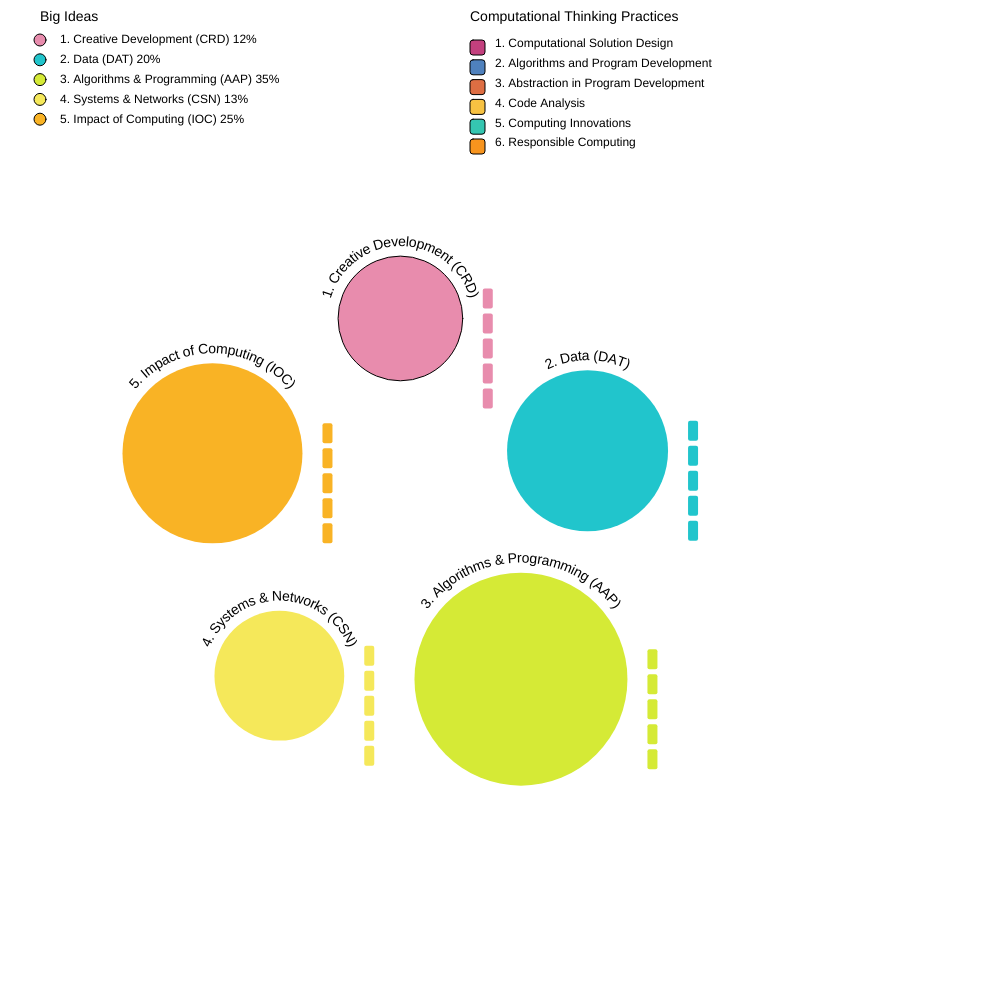
Frame 1 (no input)
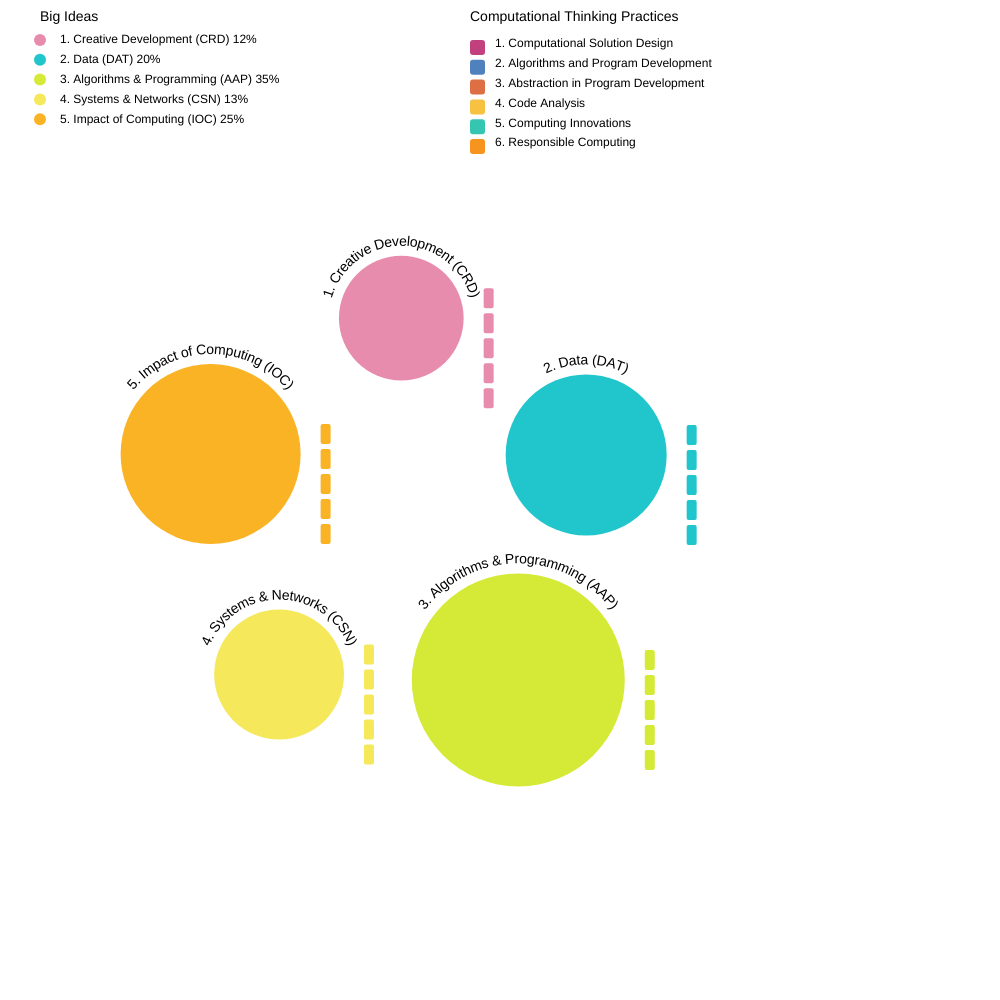
Frame 60 (no input)
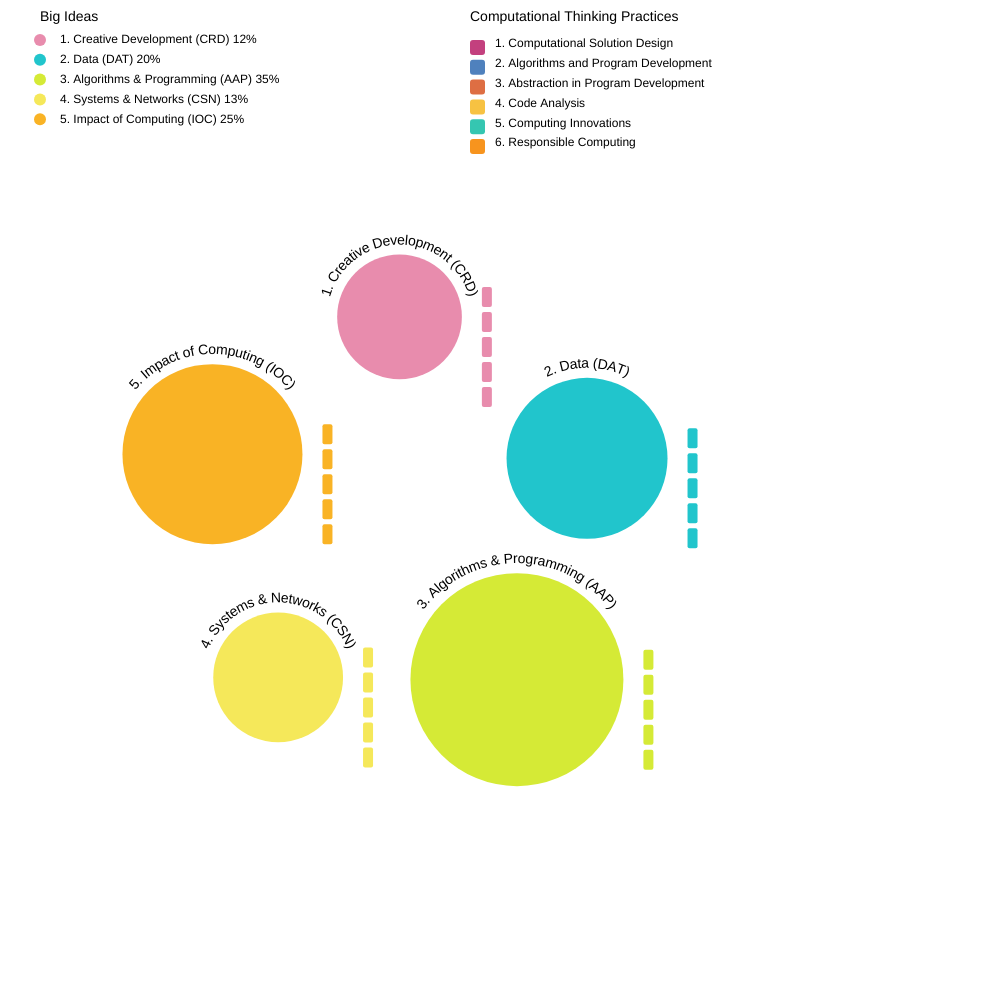
Frame 120 (the mouse pressed at the canvas centre since frame 60)

The p5.js sketch that drew these frames (run headless with seeded random() and noise() and a simulated clock; from frame 60 on, the mouse is pressed at the canvas centre):

// p5.js sketch
// ── sketch.js
let bigIdeas = [
  { number: 1, label: "Creative Development", acronym: "CRD", weight: 12, color: "#e88cad" },
  { number: 2, label: "Data", acronym: "DAT", weight: 20, color: "#21c5cc" },
  { number: 3, label: "Algorithms & Programming", acronym: "AAP", weight: 35, color: "#d5ea36" },
  { number: 4, label: "Systems & Networks", acronym: "CSN", weight: 13, color: "#f5e85a" },
  { number: 5, label: "Impact of Computing", acronym: "IOC", weight: 25, color: "#f9b325" }
];

let students = [
  { id: 098345, label: "Computational Solution Design", color: "#c3407e" },
]
  let practices = [
  { number: 1, label: "Computational Solution Design", color: "#c3407e" },
  { number: 2, label: "Algorithms and Program Development", color: "#4f81bd" },
  { number: 3, label: "Abstraction in Program Development", color: "#de6e43" },
  { number: 4, label: "Code Analysis", color: "#f7c242" },
  { number: 5, label: "Computing Innovations", color: "#35c6b1" },
  { number: 6, label: "Responsible Computing", color: "#f7941e" }
];

let practiceSkills = {
  1: ["1.A Investigate the situation, context, or task.",
      "1.B Determine and design an appropriate method or approach.",
      "1.C Explain how collaboration affects development of a solution.",
      "1.D Evaluate solution options."],
  2: ["2.A Represent algorithmic processes without code.",
      "2.B Implement and apply an algorithm."],
  3: ["3.A Generalize data sources through variables.",
      "3.B Use abstraction to manage complexity.",
      "3.C Explain how abstraction manages complexity."],
  4: ["4.A Explain how a code segment functions.",
      "4.B Determine the result of code segments.",
      "4.C Identify and correct errors in algorithms and programs."],
  5: ["5.A Explain how computing systems work.",
      "5.B Explain how knowledge is generated from data.",
      "5.C Describe impact of a computing innovation.",
      "5.D Describe the impact of gathering data.",
      "5.E Evaluate computing using legal and ethical factors."],
  6: ["6.A Collaborate in the development of solutions.",
      "6.B Use safe and secure methods.",
      "6.C Acknowledge intellectual property."]
};

let bigIdeaDescriptions = {
  1: "BIG IDEA 1: CREATIVE DEVELOPMENT (CRD)\nWhen developing computing innovations, developers can use a formal,\niterative design process or a less rigid process of experimentation. While\nusing either approach, developers will encounter phases of investigating\nand reflecting, designing, prototyping, and testing. Additionally,\ncollaboration is an important tool at any phase of development, because\nconsidering multiple perspectives allows for improvement of innovations.",
  2: "BIG IDEA 2: DATA (DAT)\nData are central to computing innovations because they communicate\ninitial conditions to programs and represent new knowledge. Computers\nconsume data, transform data, and produce new data, allowing users\nto create new information or knowledge to solve problems through the\ninterpretation of those data. Computers store data digitally, which means\nthat the data must be manipulated in order to be presented in a useful way\nto the user.",
  3: "BIG IDEA 3: ALGORITHMS AND PROGRAMMING (AAP)\nProgrammers integrate algorithms and abstraction to create programs\nfor creative purposes and to solve problems. Using multiple program\nstatements in a specified order, making decisions, and repeating the same\nprocess multiple times are the building blocks of programs. Incorporating\nelements of abstraction—by breaking problems down into interacting\npieces, each with their own purpose—makes writing complex programs\neasier. Programmers need to think algorithmically and use abstraction to\ndefine and interpret processes that are used in a program.",
  4: "BIG IDEA 4: COMPUTING SYSTEMS AND NETWORKS (CSN)\nComputer systems and networks are used to transfer data. One of the\nlargest and most commonly used networks is the Internet. Through a series\nof protocols, the Internet can be used to send and receive information and\nideas throughout the world. Transferring and processing information can be\nslow when done on a single computer, but leveraging multiple computers to\ndo the work at the same time can significantly shorten the time it takes to\ncomplete tasks or solve problems.",
  5: "BIG IDEA 5: IMPACT OF COMPUTING (IOC)\nComputers and computing have revolutionized our lives. To use computing\nsafely and responsibly, we need to be aware of privacy, security, and\nethical issues. As programmers, we need to understand the potential\nimpacts of our programs and be responsible for the consequences.\nAs computer users, we need to understand any potential beneficial or\nharmful effects and how to protect ourselves and our privacy when using\na computer."
};


let scaleFactor = 18;
let wiggleAmplitude = 10;
let ringRadius = 200;
let dragIndex = -1;

function setup() {
  createCanvas(1000, 1000);
  textFont('sans-serif');
  textSize(12);

  let centerX = width / 2 - 150;
  let centerY = height / 2 + 60;

  for (let i = 0; i < bigIdeas.length; i++) {
    let angle = TWO_PI * (i / bigIdeas.length) - HALF_PI;
    let radius = sqrt(bigIdeas[i].weight) * scaleFactor;

    bigIdeas[i].baseX = centerX + cos(angle) * ringRadius + 50;
    bigIdeas[i].baseY = centerY + sin(angle) * ringRadius - 40;
    bigIdeas[i].dragging = false;
    bigIdeas[i].radius = radius;
    bigIdeas[i].offsetX = 0;
    bigIdeas[i].offsetY = 0;
    bigIdeas[i].noiseSeedX = random(1000);
    bigIdeas[i].noiseSeedY = random(1000);
  }
}

function draw() {
  background(255);
  drawBigIdeaLegend();
  drawPracticeLegend();

  for (let i = 0; i < bigIdeas.length; i++) {
    let idea = bigIdeas[i];

    if (!idea.dragging) {
      idea.offsetX = map(noise(frameCount * 0.005 + idea.noiseSeedX), 0, 1, -wiggleAmplitude, wiggleAmplitude);
      idea.offsetY = map(noise(frameCount * 0.005 + idea.noiseSeedY), 0, 1, -wiggleAmplitude, wiggleAmplitude);
    }

    let x = idea.baseX + idea.offsetX;
    let y = idea.baseY + idea.offsetY;

    fill(idea.color);
    ellipse(x, y, idea.radius * 2);

    let label = `${idea.number}. ${idea.label} (${idea.acronym})`;
    let labelRadius = idea.radius + 14;
    textSize(14); // Match legend heading
    fill(0);
    drawTextAlongArc(label, x, y, labelRadius, -HALF_PI, 1);

    drawBars(x + idea.radius + 20, y - 30, idea.color);
  }

  drawPracticeTooltips();
  drawBigIdeaTooltips();
}

function drawBars(x, y, colorCode) {
  let barWidth = 10;
  let barHeight = 20;
  let spacing = 5;
  fill(colorCode);
  noStroke();
  for (let i = 0; i < 5; i++) {
    rect(x, y + i * (barHeight + spacing), barWidth, barHeight, 2);
  }
}

function drawTextAlongArc(str, centerX, centerY, radius, startAngle, direction = 1) {
  let angle = startAngle;
  textAlign(CENTER, CENTER);
  let arcLength = 0;
  for (let i = 0; i < str.length; i++) {
    arcLength += textWidth(str[i]) / radius;
  }

  angle -= direction * arcLength / 2;
  for (let i = 0; i < str.length; i++) {
    let charWidth = textWidth(str[i]);
    let theta = angle + direction * (charWidth / 2) / radius;
    let x = centerX + cos(theta) * radius;
    let y = centerY + sin(theta) * radius;
    push();
    translate(x, y);
    rotate(theta + direction * HALF_PI);
    text(str[i], 0, 0);
    pop();
    angle += direction * charWidth / radius;
  }
}

function drawBigIdeaLegend() {
  let legendX = 40;
  let legendY = 40;
  let lineHeight = 22 * 0.9;

  fill(0);
  textAlign(LEFT, TOP);
  textSize(14);
  text("Big Ideas", legendX, legendY - 30);

  textSize(12);
  for (let i = 0; i < bigIdeas.length; i++) {
    let idea = bigIdeas[i];
    fill(idea.color);
    ellipse(legendX, legendY + i * lineHeight, 12);

    fill(0);
    text(
      `${idea.number}. ${idea.label} (${idea.acronym}) ${idea.weight}%`,
      legendX + 20,
      legendY - 6 + i * lineHeight
    );
  }
}




function drawPracticeLegend() {
  let startX = width - 530;
  let startY = 40;
  let rectSize = 15;
  let lineHeight = 22 * 0.9; // Match top-left legend line spacing

  fill(0);
  textSize(14);
  textAlign(LEFT, TOP);
  text("Computational Thinking Practices", startX, startY - 30);

  textSize(12);
  for (let i = 0; i < practices.length; i++) {
    let p = practices[i];
    let y = startY + i * lineHeight;
    p.x = startX;
    p.y = y;
    p.w = rectSize;
    p.h = rectSize;

    fill(p.color);
    rect(p.x, p.y, p.w, p.h, 3);

    fill(0);
    text(`${p.number}. ${p.label}`, p.x + rectSize + 10, p.y - 2);
  }
}

function drawPracticeTooltips() {
  for (let i = 0; i < practices.length; i++) {
    let p = practices[i];
    let labelX = p.x + p.w + 10;
    let labelY = p.y;
    let labelW = 250;
    let labelH = 20;

    let isHover =
      (mouseX >= p.x && mouseX <= p.x + p.w && mouseY >= p.y && mouseY <= p.y + p.h) ||
      (mouseX >= labelX && mouseX <= labelX + labelW && mouseY >= labelY && mouseY <= labelY + labelH);

    if (isHover) {
      let skills = practiceSkills[p.number];
      let lineHeight = 18;
      let boxWidth = 0;

      for (let s of skills) {
        let parts = s.split(" ");
        let rest = parts.slice(1).join(" ");
        let totalW = textWidth(rest) + textWidth(parts[0]) + 30;
        if (totalW > boxWidth) boxWidth = totalW;
      }

      let boxHeight = skills.length * (lineHeight + 6) + 10;
      let boxX = mouseX + 15;
      let boxY = mouseY + 15;

      fill(255);
      stroke(0);
      strokeWeight(1);
      rect(boxX, boxY, boxWidth + 20, boxHeight, 6);

      noStroke();
      textAlign(LEFT, TOP);
      textSize(12);

      for (let j = 0; j < skills.length; j++) {
        let line = skills[j];
        let parts = line.split(" ");
        let code = parts[0];
        let rest = parts.slice(1).join(" ");
        let textY = boxY + 10 + j * (lineHeight + 6);

        let codeW = textWidth(code) + 6;
        fill(p.color);
        rect(boxX + 10, textY, codeW, lineHeight - 2, 3);

        fill(255);
        text(code, boxX + 13, textY + 1);
        fill(0);
        text(rest, boxX + 20 + textWidth(code), textY + 1);
      }
    }
  }
}

function drawBigIdeaTooltips() {
  let legendX = 40;
  let legendY = 40;
  let lineHeight = 22 * 0.9;

  textSize(12);
  textAlign(LEFT, TOP);

  for (let i = 0; i < bigIdeas.length; i++) {
    let idea = bigIdeas[i];
    let x = legendX;
    let y = legendY + i * lineHeight;
    let r = 12;
    let textX = x + 20;
    let textW = textWidth(`${idea.number}. ${idea.label}`);
    let hover =
      (mouseX > x - r && mouseX < x + r && mouseY > y - r && mouseY < y + r) ||
      (mouseX > textX && mouseX < textX + textW && mouseY > y - 6 && mouseY < y + 10);

    if (hover) {
      let desc = bigIdeaDescriptions[idea.number];
      let lines = desc.split("\n");
      let maxW = max(lines.map(l => textWidth(l))) + 20;
      let boxH = lines.length * 18 + 20;
      let boxX = mouseX + 15;
      let boxY = mouseY + 15;

      fill(255);
      stroke(0);
      rect(boxX, boxY, maxW, boxH, 6);

      noStroke();
      fill(0);
      for (let j = 0; j < lines.length; j++) {
        text(lines[j], boxX + 10, boxY + 10 + j * 18);
      }
    }
  }
}



// Drag logic
function mousePressed() {
  for (let i = 0; i < bigIdeas.length; i++) {
    let idea = bigIdeas[i];
    let x = idea.baseX + idea.offsetX;
    let y = idea.baseY + idea.offsetY;
    if (dist(mouseX, mouseY, x, y) < idea.radius) {
      idea.dragging = true;
      idea.dragOffsetX = mouseX - x;
      idea.dragOffsetY = mouseY - y;
      dragIndex = i;
      break;
    }
  }
}

function mouseDragged() {
  if (dragIndex >= 0) {
    let idea = bigIdeas[dragIndex];
    idea.baseX = mouseX - idea.dragOffsetX;
    idea.baseY = mouseY - idea.dragOffsetY;
  }
}

function mouseReleased() {
  if (dragIndex >= 0) {
    bigIdeas[dragIndex].dragging = false;
    dragIndex = -1;
  }
}

// ── style.css
html,
body {
  margin: 0;
  padding: 0;
  background-color: #efefef;
}
canvas {
  display: block;
}
